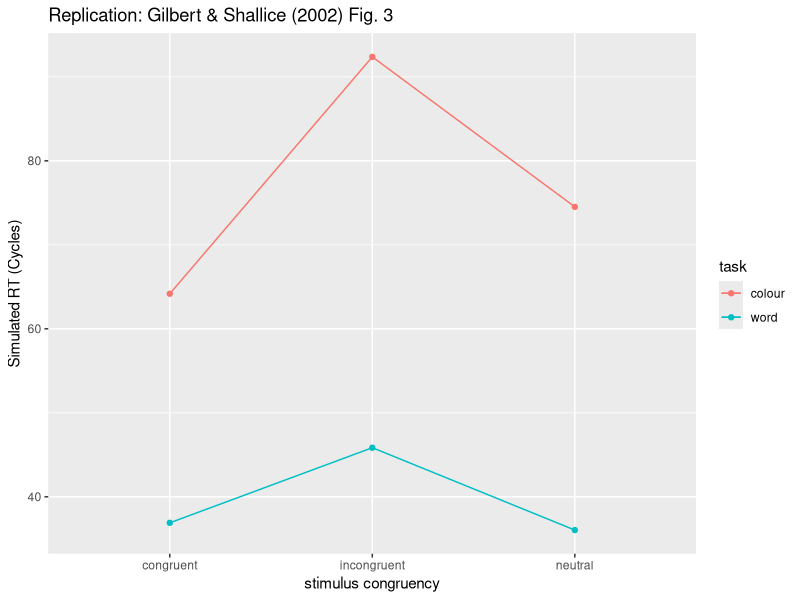

The R script that drew this image: (Note: this script raises an error after producing the figure.)

rm (list=ls())

library(ggplot2) # for graphs
#library(pastecs) # for descriptive statistics
#library(reshape2) # for transform
#library (plyr)
                                        # library(lsr) # for etaSquared

imageDirectory <- file.path(Sys.getenv("HOME"), "Dropbox", "PhD", "Thesis", "replication")

# see run_block for octave code that creates this matrix. column format:
labels.data = c("response", "correct", "RT")

# files created by simulation_fixedblocks. each condition created as separate matrix
colour.neutral <- read.delim("fig3_colour_neutral.txt", header=FALSE, sep=c("", ":"), col.names=labels.data)
colour.congruent <- read.delim("fig3_colour_congruent.txt", header=FALSE, sep=c("", ":"), col.names=labels.data)
colour.incongruent <- read.delim("fig3_colour_incongruent.txt", header=FALSE, sep=c("", ":"), col.names=labels.data)
word.neutral <- read.delim("fig3_word_neutral.txt", header=FALSE, sep=c("", ":"), col.names=labels.data)
word.congruent <- read.delim("fig3_word_congruent.txt", header=FALSE, sep=c("", ":"), col.names=labels.data)
word.incongruent <- read.delim("fig3_word_incongruent.txt", header=FALSE, sep=c("", ":"), col.names=labels.data)

# create some column headings
colour.neutral$congruency <- "neutral"
colour.neutral$task <- "colour"
word.neutral$congruency <- "neutral"
word.neutral$task <- "word"
colour.congruent$congruency <- "congruent"
colour.congruent$task <- "colour"
word.congruent$congruency <- "congruent"
word.congruent$task <- "word"
colour.incongruent$congruency <- "incongruent"
colour.incongruent$task <- "colour"
word.incongruent$congruency <- "incongruent"
word.incongruent$task <- "word"

fig3data <- rbind (colour.neutral, word.neutral, colour.congruent, word.congruent, colour.incongruent, word.incongruent)

replication.fig3<- ggplot (fig3data,  aes(x=congruency, y=RT, group=task, colour=task))
replication.fig3 +
    stat_summary(fun.y = mean, geom = "line", position = "dodge") +
    stat_summary(fun.y = mean, geom = "point") +
        stat_summary(fun.data = mean_cl_boot,
                     geom = "errorbar",
                     # position = position_dodge(width = 0.2),
                     width = 0.2) + 
      labs (x = "stimulus congruency", y = "Simulated RT (Cycles)") +
          ggtitle("Replication: Gilbert & Shallice (2002) Fig. 3")

imageFile <- file.path("~/Dropbox/PhD/Thesis/replication/", "gs_fig3.png")
ggsave(filename=imageFile, width = 200, height = 200, units = "mm")
